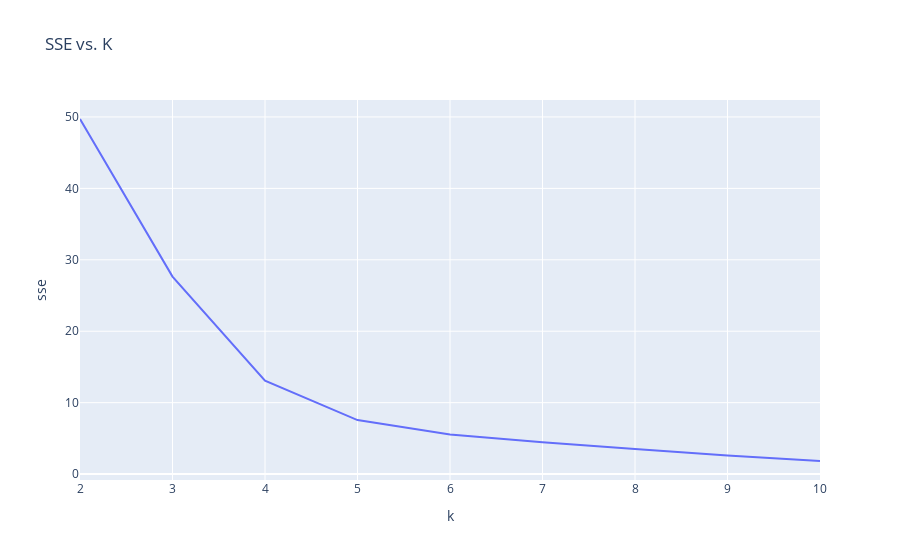

The cell this chart's notebook holds for it:
### Code cell
y2020_cluster = y2020.copy()
y2020_cluster = y2020_cluster[['Happiness_Score']]

y2020_scaled = StandardScaler().fit(y2020_cluster).transform(y2020_cluster)
see = plot_sse(y2020_scaled)

fig = px.line(see, x="k", y="sse", title="SSE vs. K")
fig.show()

### Figure 1 — Plotly figure (JSON) as saved in the notebook; plotly's stock layout.template omitted (floating-point values rounded to 4 significant figures)
{"data": [{"hovertemplate": "k=%{x}<br>sse=%{y}<extra></extra>", "legendgroup": "", "line": {"color": "#636efa", "dash": "solid"}, "mode": "lines", "name": "", "orientation": "v", "showlegend": false, "type": "scatter", "x": [2, 3, 4, 5, 6, 7, 8, 9, 10], "xaxis": "x", "y": [49.71, 27.66, 13.07, 7.557, 5.549, 4.45, 3.497, 2.607, 1.832], "yaxis": "y"}], "layout": {"legend": {"tracegroupgap": 0}, "title": {"text": "SSE vs. K"}, "xaxis": {"anchor": "y", "domain": [0, 1], "title": {"text": "k"}}, "yaxis": {"anchor": "x", "domain": [0, 1], "title": {"text": "sse"}}}}
